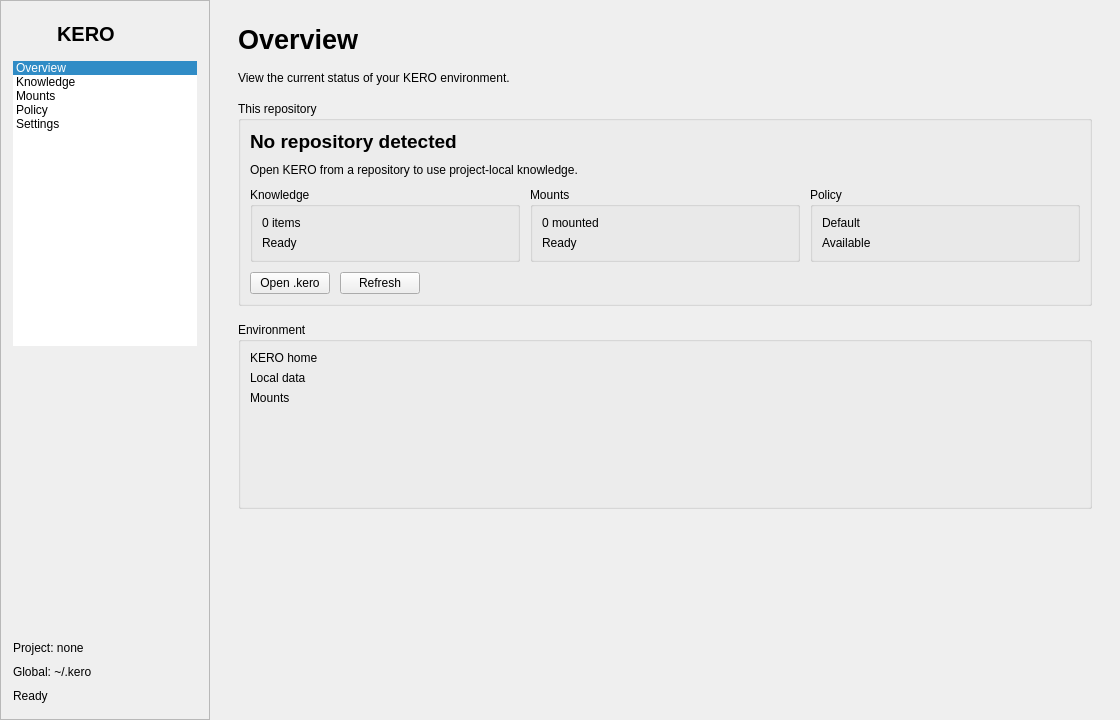
<?xml version="1.0" encoding="UTF-8"?>
<ui version="4.0">
 <class>KeroMainWindow</class>
 <widget class="QMainWindow" name="KeroMainWindow">
  <property name="geometry">
   <rect><x>0</x><y>0</y><width>1120</width><height>720</height></rect>
  </property>
  <property name="minimumSize"><size><width>920</width><height>600</height></size></property>
  <property name="windowTitle"><string>KERO</string></property>
  <property name="windowIcon">
   <iconset resource="../resources/kero.qrc">
    <normaloff>:/images/kero-icon.png</normaloff>:/images/kero-icon.png
   </iconset>
  </property>
  <widget class="QWidget" name="centralWidget">
   <layout class="QHBoxLayout" name="rootLayout">
    <property name="spacing"><number>0</number></property>
    <property name="leftMargin"><number>0</number></property>
    <property name="topMargin"><number>0</number></property>
    <property name="rightMargin"><number>0</number></property>
    <property name="bottomMargin"><number>0</number></property>
    <item>
     <widget class="QFrame" name="sidebarFrame">
      <property name="minimumSize"><size><width>210</width><height>0</height></size></property>
      <property name="maximumSize"><size><width>210</width><height>16777215</height></size></property>
      <property name="frameShape"><enum>QFrame::StyledPanel</enum></property>
      <property name="frameShadow"><enum>QFrame::Plain</enum></property>
      <layout class="QVBoxLayout" name="sidebarLayout">
       <property name="leftMargin"><number>12</number></property>
       <property name="topMargin"><number>16</number></property>
       <property name="rightMargin"><number>12</number></property>
       <property name="bottomMargin"><number>16</number></property>
       <property name="spacing"><number>10</number></property>
       <item>
        <layout class="QHBoxLayout" name="brandLayout">
         <item>
          <widget class="QLabel" name="brandIconLabel">
           <property name="minimumSize"><size><width>34</width><height>34</height></size></property>
           <property name="maximumSize"><size><width>34</width><height>34</height></size></property>
           <property name="pixmap"><pixmap resource="../resources/kero.qrc">:/images/kero-icon.png</pixmap></property>
           <property name="scaledContents"><bool>true</bool></property>
          </widget>
         </item>
         <item>
          <widget class="QLabel" name="brandLabel">
           <property name="font"><font><pointsize>15</pointsize><bold>true</bold></font></property>
           <property name="text"><string>KERO</string></property>
          </widget>
         </item>
         <item><spacer name="brandHorizontalSpacer"><property name="orientation"><enum>Qt::Horizontal</enum></property><property name="sizeHint" stdset="0"><size><width>20</width><height>20</height></size></property></spacer></item>
        </layout>
       </item>
       <item>
        <widget class="QListWidget" name="navigationList">
         <property name="minimumSize"><size><width>0</width><height>220</height></size></property>
         <property name="frameShape"><enum>QFrame::NoFrame</enum></property>
         <property name="horizontalScrollBarPolicy"><enum>Qt::ScrollBarAlwaysOff</enum></property>
         <property name="selectionMode"><enum>QAbstractItemView::SingleSelection</enum></property>
         <property name="currentRow"><number>0</number></property>
         <item><property name="text"><string>Overview</string></property></item>
         <item><property name="text"><string>Knowledge</string></property></item>
         <item><property name="text"><string>Mounts</string></property></item>
         <item><property name="text"><string>Policy</string></property></item>
         <item><property name="text"><string>Settings</string></property></item>
        </widget>
       </item>
       <item><spacer name="sidebarSpacer"><property name="orientation"><enum>Qt::Vertical</enum></property><property name="sizeHint" stdset="0"><size><width>20</width><height>80</height></size></property></spacer></item>
       <item><widget class="QLabel" name="projectContextLabel"><property name="text"><string>Project: none</string></property><property name="wordWrap"><bool>true</bool></property></widget></item>
       <item><widget class="QLabel" name="globalContextLabel"><property name="text"><string>Global: ~/.kero</string></property><property name="wordWrap"><bool>true</bool></property></widget></item>
       <item><widget class="QLabel" name="environmentStatusLabel"><property name="text"><string>Ready</string></property><property name="wordWrap"><bool>true</bool></property></widget></item>
      </layout>
     </widget>
    </item>
    <item>
     <widget class="QStackedWidget" name="pageStack">
      <property name="currentIndex"><number>0</number></property>

      <widget class="QWidget" name="overviewPage">
       <layout class="QVBoxLayout" name="overviewLayout">
        <property name="leftMargin"><number>28</number></property><property name="topMargin"><number>24</number></property><property name="rightMargin"><number>28</number></property><property name="bottomMargin"><number>24</number></property><property name="spacing"><number>16</number></property>
        <item><widget class="QLabel" name="overviewHeading"><property name="font"><font><pointsize>20</pointsize><bold>true</bold></font></property><property name="text"><string>Overview</string></property></widget></item>
        <item><widget class="QLabel" name="overviewSubtitle"><property name="text"><string>View the current status of your KERO environment.</string></property></widget></item>
        <item>
         <widget class="QGroupBox" name="repositoryGroup">
          <property name="title"><string>This repository</string></property>
          <layout class="QVBoxLayout" name="repositoryLayout">
           <property name="spacing"><number>10</number></property>
           <item><widget class="QLabel" name="repositoryNameLabel"><property name="font"><font><pointsize>14</pointsize><bold>true</bold></font></property><property name="text"><string>No repository detected</string></property></widget></item>
           <item><widget class="QLabel" name="repositoryPathLabel"><property name="text"><string>Open KERO from a repository to use project-local knowledge.</string></property><property name="wordWrap"><bool>true</bool></property><property name="textInteractionFlags"><set>Qt::TextSelectableByMouse</set></property></widget></item>
           <item>
            <layout class="QHBoxLayout" name="statusCardsLayout">
            <item><widget class="QGroupBox" name="knowledgeStatusGroup"><property name="title"><string>Knowledge</string></property><layout class="QVBoxLayout" name="knowledgeStatusLayout"><item><widget class="QLabel" name="knowledgeCountLabel"><property name="text"><string>0 items</string></property></widget></item><item><widget class="QLabel" name="knowledgeReadyLabel"><property name="text"><string>Ready</string></property></widget></item></layout></widget></item>
            <item><widget class="QGroupBox" name="mountStatusGroup"><property name="title"><string>Mounts</string></property><layout class="QVBoxLayout" name="mountStatusLayout"><item><widget class="QLabel" name="mountCountLabel"><property name="text"><string>0 mounted</string></property></widget></item><item><widget class="QLabel" name="mountReadyLabel"><property name="text"><string>Ready</string></property></widget></item></layout></widget></item>
             <item><widget class="QGroupBox" name="policyStatusGroup"><property name="title"><string>Policy</string></property><layout class="QVBoxLayout" name="policyStatusLayout"><item><widget class="QLabel" name="policyModeLabel"><property name="text"><string>Default</string></property></widget></item><item><widget class="QLabel" name="policyReadyLabel"><property name="text"><string>Available</string></property></widget></item></layout></widget></item>
            </layout>
           </item>
           <item>
            <layout class="QHBoxLayout" name="overviewActionLayout">
             <item><widget class="QPushButton" name="openEnvironmentButton"><property name="text"><string>Open .kero</string></property></widget></item>
             <item><widget class="QPushButton" name="refreshOverviewButton"><property name="text"><string>Refresh</string></property></widget></item>
             <item><spacer name="overviewActionSpacer"><property name="orientation"><enum>Qt::Horizontal</enum></property><property name="sizeHint" stdset="0"><size><width>40</width><height>20</height></size></property></spacer></item>
            </layout>
           </item>
          </layout>
         </widget>
        </item>
        <item>
         <layout class="QHBoxLayout" name="overviewLowerLayout">
          <item>
           <widget class="QGroupBox" name="recentActivityGroup">
            <property name="title"><string>Environment</string></property>
            <layout class="QVBoxLayout" name="recentActivityLayout">
             <item><widget class="QLabel" name="environmentHomeLabel"><property name="text"><string>KERO home</string></property><property name="wordWrap"><bool>true</bool></property><property name="textInteractionFlags"><set>Qt::TextSelectableByMouse</set></property></widget></item>
             <item><widget class="QLabel" name="localDataPathLabel"><property name="text"><string>Local data</string></property><property name="wordWrap"><bool>true</bool></property><property name="textInteractionFlags"><set>Qt::TextSelectableByMouse</set></property></widget></item>
             <item><widget class="QLabel" name="mountPathLabel"><property name="text"><string>Mounts</string></property><property name="wordWrap"><bool>true</bool></property><property name="textInteractionFlags"><set>Qt::TextSelectableByMouse</set></property></widget></item>
             <item><spacer name="environmentSpacer"><property name="orientation"><enum>Qt::Vertical</enum></property><property name="sizeHint" stdset="0"><size><width>20</width><height>40</height></size></property></spacer></item>
            </layout>
           </widget>
          </item>
         </layout>
        </item>
        <item><spacer name="overviewSpacer"><property name="orientation"><enum>Qt::Vertical</enum></property><property name="sizeHint" stdset="0"><size><width>20</width><height>40</height></size></property></spacer></item>
       </layout>
      </widget>

      <widget class="QWidget" name="knowledgePage">
       <layout class="QVBoxLayout" name="knowledgeLayout">
        <property name="leftMargin"><number>28</number></property><property name="topMargin"><number>24</number></property><property name="rightMargin"><number>28</number></property><property name="bottomMargin"><number>24</number></property><property name="spacing"><number>14</number></property>
        <item><widget class="QLabel" name="knowledgeHeading"><property name="font"><font><pointsize>20</pointsize><bold>true</bold></font></property><property name="text"><string>Knowledge</string></property></widget></item>
        <item><widget class="QLabel" name="knowledgeSubtitle"><property name="text"><string>Browse knowledge available to this environment.</string></property></widget></item>
        <item>
         <widget class="QTabWidget" name="knowledgeTabs">
          <property name="currentIndex"><number>0</number></property>
          <widget class="QWidget" name="localKnowledgeTab">
           <attribute name="title"><string>Local</string></attribute>
           <layout class="QHBoxLayout" name="localKnowledgeLayout">
            <item>
             <widget class="QTreeWidget" name="localKnowledgeTree">
              <property name="alternatingRowColors"><bool>true</bool></property>
              <property name="sortingEnabled"><bool>true</bool></property>
              <column><property name="text"><string>Name</string></property></column>
              <column><property name="text"><string>Type</string></property></column>
              <column><property name="text"><string>Modified</string></property></column>
             </widget>
            </item>
            <item>
             <widget class="QGroupBox" name="knowledgeDetailsGroup">
              <property name="minimumSize"><size><width>250</width><height>0</height></size></property>
              <property name="title"><string>Details</string></property>
              <layout class="QVBoxLayout" name="knowledgeDetailsLayout">
               <item><widget class="QLabel" name="knowledgeDetailsLabel"><property name="text"><string>Select an item to view details.</string></property><property name="wordWrap"><bool>true</bool></property></widget></item>
               <item><spacer name="knowledgeDetailsSpacer"><property name="orientation"><enum>Qt::Vertical</enum></property><property name="sizeHint" stdset="0"><size><width>20</width><height>40</height></size></property></spacer></item>
              </layout>
             </widget>
            </item>
           </layout>
          </widget>
          <widget class="QWidget" name="mountedKnowledgeTab"><attribute name="title"><string>Mounted</string></attribute><layout class="QVBoxLayout" name="mountedKnowledgeLayout"><item><widget class="QTreeWidget" name="mountedKnowledgeTree"><column><property name="text"><string>Name</string></property></column><column><property name="text"><string>Source</string></property></column><column><property name="text"><string>Status</string></property></column></widget></item></layout></widget>
          <widget class="QWidget" name="indexTab"><attribute name="title"><string>Index</string></attribute><layout class="QVBoxLayout" name="indexLayout"><item><widget class="QLabel" name="indexStatusLabel"><property name="text"><string>Index integration will appear here when the index backend is wired.</string></property><property name="wordWrap"><bool>true</bool></property></widget></item><item><spacer name="indexSpacer"><property name="orientation"><enum>Qt::Vertical</enum></property><property name="sizeHint" stdset="0"><size><width>20</width><height>40</height></size></property></spacer></item></layout></widget>
         </widget>
        </item>
       </layout>
      </widget>

      <widget class="QWidget" name="mountsPage">
       <layout class="QVBoxLayout" name="mountsLayout">
        <property name="leftMargin"><number>28</number></property><property name="topMargin"><number>24</number></property><property name="rightMargin"><number>28</number></property><property name="bottomMargin"><number>24</number></property><property name="spacing"><number>14</number></property>
        <item><widget class="QLabel" name="mountsHeading"><property name="font"><font><pointsize>20</pointsize><bold>true</bold></font></property><property name="text"><string>Mounts</string></property></widget></item>
        <item><widget class="QLabel" name="mountsSubtitle"><property name="text"><string>Mount knowledge from an existing KERO environment into this repository.</string></property><property name="wordWrap"><bool>true</bool></property></widget></item>
        <item>
         <widget class="QTreeWidget" name="mountsTree">
          <property name="alternatingRowColors"><bool>true</bool></property>
          <property name="rootIsDecorated"><bool>false</bool></property>
          <property name="selectionMode"><enum>QAbstractItemView::SingleSelection</enum></property>
          <column><property name="text"><string>Name</string></property></column>
          <column><property name="text"><string>Source</string></property></column>
          <column><property name="text"><string>Available at</string></property></column>
          <column><property name="text"><string>Status</string></property></column>
         </widget>
        </item>
        <item>
         <layout class="QHBoxLayout" name="mountActionsLayout">
          <item><widget class="QPushButton" name="addMountButton"><property name="text"><string>Mount Existing KERO Knowledge...</string></property></widget></item>
          <item><widget class="QPushButton" name="editMountButton"><property name="text"><string>Edit...</string></property><property name="enabled"><bool>false</bool></property></widget></item>
          <item><widget class="QPushButton" name="removeMountButton"><property name="text"><string>Remove</string></property><property name="enabled"><bool>false</bool></property></widget></item>
          <item><spacer name="mountActionSpacer"><property name="orientation"><enum>Qt::Horizontal</enum></property><property name="sizeHint" stdset="0"><size><width>40</width><height>20</height></size></property></spacer></item>
          <item><widget class="QPushButton" name="moveMountUpButton"><property name="text"><string>Move Up</string></property><property name="enabled"><bool>false</bool></property></widget></item>
          <item><widget class="QPushButton" name="moveMountDownButton"><property name="text"><string>Move Down</string></property><property name="enabled"><bool>false</bool></property></widget></item>
         </layout>
        </item>
       </layout>
      </widget>

      <widget class="QWidget" name="policyPage">
       <layout class="QVBoxLayout" name="policyLayout">
        <property name="leftMargin"><number>28</number></property><property name="topMargin"><number>24</number></property><property name="rightMargin"><number>28</number></property><property name="bottomMargin"><number>24</number></property><property name="spacing"><number>14</number></property>
        <item><widget class="QLabel" name="policyHeading"><property name="font"><font><pointsize>20</pointsize><bold>true</bold></font></property><property name="text"><string>Policy</string></property></widget></item>
        <item><widget class="QLabel" name="policySubtitle"><property name="text"><string>Inspect the policy defaults used by this KERO environment.</string></property></widget></item>
        <item>
         <widget class="QGroupBox" name="verificationPolicyGroup">
          <property name="title"><string>Verification</string></property>
          <layout class="QFormLayout" name="verificationPolicyLayout">
           <item row="0" column="0"><widget class="QLabel" name="verificationLabel"><property name="text"><string>Default mode</string></property></widget></item>
           <item row="0" column="1"><widget class="QLabel" name="verificationValueLabel"><property name="text"><string>automatic</string></property></widget></item>
           <item row="1" column="0"><widget class="QLabel" name="identityLabel"><property name="text"><string>Identity</string></property></widget></item>
           <item row="1" column="1"><widget class="QLabel" name="identityValueLabel"><property name="text"><string>reuse</string></property></widget></item>
          </layout>
         </widget>
        </item>
        <item>
         <widget class="QGroupBox" name="enrollmentPolicyGroup">
          <property name="title"><string>Repository enrollment</string></property>
          <layout class="QFormLayout" name="enrollmentPolicyLayout">
           <item row="0" column="0"><widget class="QLabel" name="enrollmentLabel"><property name="text"><string>Default behavior</string></property></widget></item>
           <item row="0" column="1"><widget class="QLabel" name="enrollmentValueLabel"><property name="text"><string>ask</string></property></widget></item>
          </layout>
         </widget>
        </item>
        <item><widget class="QLabel" name="policyHintLabel"><property name="text"><string>Policy execution and artifact inspection can be added here without changing the navigation structure.</string></property><property name="wordWrap"><bool>true</bool></property></widget></item>
        <item><spacer name="policySpacer"><property name="orientation"><enum>Qt::Vertical</enum></property><property name="sizeHint" stdset="0"><size><width>20</width><height>40</height></size></property></spacer></item>
       </layout>
      </widget>

      <widget class="QWidget" name="settingsPage">
       <layout class="QVBoxLayout" name="settingsLayout">
        <property name="leftMargin"><number>28</number></property><property name="topMargin"><number>24</number></property><property name="rightMargin"><number>28</number></property><property name="bottomMargin"><number>24</number></property><property name="spacing"><number>14</number></property>
        <item><widget class="QLabel" name="settingsHeading"><property name="font"><font><pointsize>20</pointsize><bold>true</bold></font></property><property name="text"><string>Settings</string></property></widget></item>
        <item><widget class="QLabel" name="settingsSubtitle"><property name="text"><string>KERO host settings and environment locations.</string></property></widget></item>
        <item>
         <widget class="QGroupBox" name="homeSettingsGroup">
          <property name="title"><string>KERO home</string></property>
          <layout class="QVBoxLayout" name="homeSettingsLayout">
           <item><widget class="QLabel" name="homeSettingsHint"><property name="text"><string>The user-selected global KERO environment.</string></property></widget></item>
           <item>
            <layout class="QHBoxLayout" name="homePathLayout">
             <item><widget class="QLineEdit" name="homePathEdit"><property name="readOnly"><bool>true</bool></property></widget></item>
             <item><widget class="QPushButton" name="openHomeButton"><property name="text"><string>Open</string></property></widget></item>
            </layout>
           </item>
          </layout>
         </widget>
        </item>
        <item>
         <widget class="QGroupBox" name="appearanceSettingsGroup">
          <property name="title"><string>Appearance</string></property>
          <layout class="QVBoxLayout" name="appearanceSettingsLayout">
           <item><widget class="QLabel" name="appearanceHintLabel"><property name="text"><string>KERO follows the system and Qt platform theme. Accent, light/dark mode, controls, and focus colors are not hard-coded.</string></property><property name="wordWrap"><bool>true</bool></property></widget></item>
          </layout>
         </widget>
        </item>
        <item>
         <widget class="QGroupBox" name="aboutSettingsGroup">
          <property name="title"><string>About</string></property>
          <layout class="QFormLayout" name="aboutSettingsLayout">
           <item row="0" column="0"><widget class="QLabel" name="versionLabel"><property name="text"><string>Version</string></property></widget></item>
           <item row="0" column="1"><widget class="QLabel" name="versionValueLabel"><property name="text"><string/></property></widget></item>
          </layout>
         </widget>
        </item>
        <item><spacer name="settingsSpacer"><property name="orientation"><enum>Qt::Vertical</enum></property><property name="sizeHint" stdset="0"><size><width>20</width><height>40</height></size></property></spacer></item>
       </layout>
      </widget>

     </widget>
    </item>
   </layout>
  </widget>
 </widget>
 <resources>
  <include location="../resources/kero.qrc"/>
 </resources>
 <connections/>
</ui>
